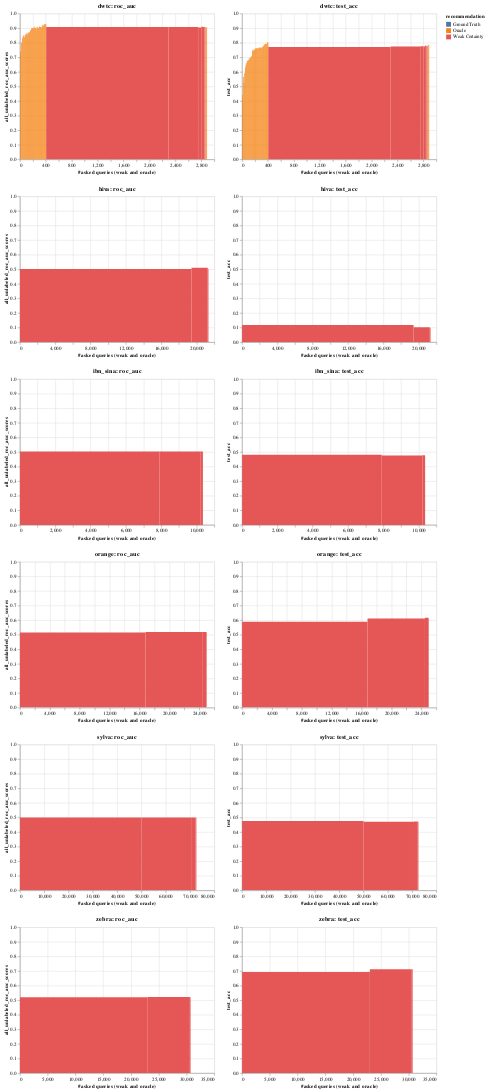

The code cell stored with this chart in its notebook:
### Code cell
pre_fetch_data(4)
visualise_top_n(4)

### Figure 1 — Vega-Lite specification as saved in the notebook (floating-point values rounded to 4 significant figures)
{"config": {"view": {"continuousWidth": 400, "continuousHeight": 300}}, "vconcat": [{"hconcat": [{"mark": "rect", "encoding": {"color": {"type": "nominal", "field": "recommendation", "scale": {"scheme": "tableau10"}}, "tooltip": [{"type": "quantitative", "field": "iteration"}, {"type": "quantitative", "field": "f1"}, {"type": "quantitative", "field": "test_acc"}, {"type": "quantitative", "field": "all_unlabeled_roc_auc_scores"}, {"type": "quantitative", "field": "query_strong_accuracy_list"}, {"type": "quantitative", "field": "query_length"}, {"type": "nominal", "field": "recommendation"}], "x": {"type": "quantitative", "field": "asked_queries_end", "title": "#asked queries (weak and oracle)"}, "x2": {"field": "asked_queries"}, "y": {"type": "quantitative", "field": "all_unlabeled_roc_auc_scores", "scale": {"domain": [0, 1]}}}, "selection": {"selector025": {"type": "interval", "bind": "scales", "encodings": ["x", "y"]}}, "title": "dwtc: roc_auc"}, {"mark": "rect", "encoding": {"color": {"type": "nominal", "field": "recommendation", "scale": {"scheme": "tableau10"}}, "tooltip": [{"type": "quantitative", "field": "iteration"}, {"type": "quantitative", "field": "f1"}, {"type": "quantitative", "field": "test_acc"}, {"type": "quantitative", "field": "all_unlabeled_roc_auc_scores"}, {"type": "quantitative", "field": "query_strong_accuracy_list"}, {"type": "quantitative", "field": "query_length"}, {"type": "nominal", "field": "recommendation"}], "x": {"type": "quantitative", "field": "asked_queries_end", "title": "#asked queries (weak and oracle)"}, "x2": {"field": "asked_queries"}, "y": {"type": "quantitative", "field": "test_acc", "scale": {"domain": [0, 1]}}}, "selection": {"selector025": {"type": "interval", "bind": "scales", "encodings": ["x", "y"]}}, "title": "dwtc: test_acc"}], "data": {"name": "data-d900f83ac9a2132270ffe507c6b8db16"}}, {"hconcat": [{"mark": "rect", "encoding": {"color": {"type": "nominal", "field": "recommendation", "scale": {"scheme": "tableau10"}}, "tooltip": [{"type": "quantitative", "field": "iteration"}, {"type": "quantitative", "field": "f1"}, {"type": "quantitative", "field": "test_acc"}, {"type": "quantitative", "field": "all_unlabeled_roc_auc_scores"}, {"type": "quantitative", "field": "query_strong_accuracy_list"}, {"type": "quantitative", "field": "query_length"}, {"type": "nominal", "field": "recommendation"}], "x": {"type": "quantitative", "field": "asked_queries_end", "title": "#asked queries (weak and oracle)"}, "x2": {"field": "asked_queries"}, "y": {"type": "quantitative", "field": "all_unlabeled_roc_auc_scores", "scale": {"domain": [0, 1]}}}, "selection": {"selector026": {"type": "interval", "bind": "scales", "encodings": ["x", "y"]}}, "title": "hiva: roc_auc"}, {"mark": "rect", "encoding": {"color": {"type": "nominal", "field": "recommendation", "scale": {"scheme": "tableau10"}}, "tooltip": [{"type": "quantitative", "field": "iteration"}, {"type": "quantitative", "field": "f1"}, {"type": "quantitative", "field": "test_acc"}, {"type": "quantitative", "field": "all_unlabeled_roc_auc_scores"}, {"type": "quantitative", "field": "query_strong_accuracy_list"}, {"type": "quantitative", "field": "query_length"}, {"type": "nominal", "field": "recommendation"}], "x": {"type": "quantitative", "field": "asked_queries_end", "title": "#asked queries (weak and oracle)"}, "x2": {"field": "asked_queries"}, "y": {"type": "quantitative", "field": "test_acc", "scale": {"domain": [0, 1]}}}, "selection": {"selector026": {"type": "interval", "bind": "scales", "encodings": ["x", "y"]}}, "title": "hiva: test_acc"}], "data": {"name": "data-e7abc192e782705c7105ed2f04f37fcf"}}, {"hconcat": [{"mark": "rect", "encoding": {"color": {"type": "nominal", "field": "recommendation", "scale": {"scheme": "tableau10"}}, "tooltip": [{"type": "quantitative", "field": "iteration"}, {"type": "quantitative", "field": "f1"}, {"type": "quantitative", "field": "test_acc"}, {"type": "quantitative", "field": "all_unlabeled_roc_auc_scores"}, {"type": "quantitative", "field": "query_strong_accuracy_list"}, {"type": "quantitative", "field": "query_length"}, {"type": "nominal", "field": "recommendation"}], "x": {"type": "quantitative", "field": "asked_queries_end", "title": "#asked queries (weak and oracle)"}, "x2": {"field": "asked_queries"}, "y": {"type": "quantitative", "field": "all_unlabeled_roc_auc_scores", "scale": {"domain": [0, 1]}}}, "selection": {"selector027": {"type": "interval", "bind": "scales", "encodings": ["x", "y"]}}, "title": "ibn_sina: roc_auc"}, {"mark": "rect", "encoding": {"color": {"type": "nominal", "field": "recommendation", "scale": {"scheme": "tableau10"}}, "tooltip": [{"type": "quantitative", "field": "iteration"}, {"type": "quantitative", "field": "f1"}, {"type": "quantitative", "field": "test_acc"}, {"type": "quantitative", "field": "all_unlabeled_roc_auc_scores"}, {"type": "quantitative", "field": "query_strong_accuracy_list"}, {"type": "quantitative", "field": "query_length"}, {"type": "nominal", "field": "recommendation"}], "x": {"type": "quantitative", "field": "asked_queries_end", "title": "#asked queries (weak and oracle)"}, "x2": {"field": "asked_queries"}, "y": {"type": "quantitative", "field": "test_acc", "scale": {"domain": [0, 1]}}}, "selection": {"selector027": {"type": "interval", "bind": "scales", "encodings": ["x", "y"]}}, "title": "ibn_sina: test_acc"}], "data": {"name": "data-f3964ce7a0cce2ad777fd684e99ea45f"}}, {"hconcat": [{"mark": "rect", "encoding": {"color": {"type": "nominal", "field": "recommendation", "scale": {"scheme": "tableau10"}}, "tooltip": [{"type": "quantitative", "field": "iteration"}, {"type": "quantitative", "field": "f1"}, {"type": "quantitative", "field": "test_acc"}, {"type": "quantitative", "field": "all_unlabeled_roc_auc_scores"}, {"type": "quantitative", "field": "query_strong_accuracy_list"}, {"type": "quantitative", "field": "query_length"}, {"type": "nominal", "field": "recommendation"}], "x": {"type": "quantitative", "field": "asked_queries_end", "title": "#asked queries (weak and oracle)"}, "x2": {"field": "asked_queries"}, "y": {"type": "quantitative", "field": "all_unlabeled_roc_auc_scores", "scale": {"domain": [0, 1]}}}, "selection": {"selector028": {"type": "interval", "bind": "scales", "encodings": ["x", "y"]}}, "title": "orange: roc_auc"}, {"mark": "rect", "encoding": {"color": {"type": "nominal", "field": "recommendation", "scale": {"scheme": "tableau10"}}, "tooltip": [{"type": "quantitative", "field": "iteration"}, {"type": "quantitative", "field": "f1"}, {"type": "quantitative", "field": "test_acc"}, {"type": "quantitative", "field": "all_unlabeled_roc_auc_scores"}, {"type": "quantitative", "field": "query_strong_accuracy_list"}, {"type": "quantitative", "field": "query_length"}, {"type": "nominal", "field": "recommendation"}], "x": {"type": "quantitative", "field": "asked_queries_end", "title": "#asked queries (weak and oracle)"}, "x2": {"field": "asked_queries"}, "y": {"type": "quantitative", "field": "test_acc", "scale": {"domain": [0, 1]}}}, "selection": {"selector028": {"type": "interval", "bind": "scales", "encodings": ["x", "y"]}}, "title": "orange: test_acc"}], "data": {"name": "data-2967b6566c2dd04fb9d96aba48768d52"}}, {"hconcat": [{"mark": "rect", "encoding": {"color": {"type": "nominal", "field": "recommendation", "scale": {"scheme": "tableau10"}}, "tooltip": [{"type": "quantitative", "field": "iteration"}, {"type": "quantitative", "field": "f1"}, {"type": "quantitative", "field": "test_acc"}, {"type": "quantitative", "field": "all_unlabeled_roc_auc_scores"}, {"type": "quantitative", "field": "query_strong_accuracy_list"}, {"type": "quantitative", "field": "query_length"}, {"type": "nominal", "field": "recommendation"}], "x": {"type": "quantitative", "field": "asked_queries_end", "title": "#asked queries (weak and oracle)"}, "x2": {"field": "asked_queries"}, "y": {"type": "quantitative", "field": "all_unlabeled_roc_auc_scores", "scale": {"domain": [0, 1]}}}, "selection": {"selector029": {"type": "interval", "bind": "scales", "encodings": ["x", "y"]}}, "title": "sylva: roc_auc"}, {"mark": "rect", "encoding": {"color": {"type": "nominal", "field": "recommendation", "scale": {"scheme": "tableau10"}}, "tooltip": [{"type": "quantitative", "field": "iteration"}, {"type": "quantitative", "field": "f1"}, {"type": "quantitative", "field": "test_acc"}, {"type": "quantitative", "field": "all_unlabeled_roc_auc_scores"}, {"type": "quantitative", "field": "query_strong_accuracy_list"}, {"type": "quantitative", "field": "query_length"}, {"type": "nominal", "field": "recommendation"}], "x": {"type": "quantitative", "field": "asked_queries_end", "title": "#asked queries (weak and oracle)"}, "x2": {"field": "asked_queries"}, "y": {"type": "quantitative", "field": "test_acc", "scale": {"domain": [0, 1]}}}, "selection": {"selector029": {"type": "interval", "bind": "scales", "encodings": ["x", "y"]}}, "title": "sylva: test_acc"}], "data": {"name": "data-5bf542c2a253a04f5618751e9f69468a"}}, {"hconcat": [{"mark": "rect", "encoding": {"color": {"type": "nominal", "field": "recommendation", "scale": {"scheme": "tableau10"}}, "tooltip": [{"type": "quantitative", "field": "iteration"}, {"type": "quantitative", "field": "f1"}, {"type": "quantitative", "field": "test_acc"}, {"type": "quantitative", "field": "all_unlabeled_roc_auc_scores"}, {"type": "quantitative", "field": "query_strong_accuracy_list"}, {"type": "quantitative", "field": "query_length"}, {"type": "nominal", "field": "recommendation"}], "x": {"type": "quantitative", "field": "asked_queries_end", "title": "#asked queries (weak and oracle)"}, "x2": {"field": "asked_queries"}, "y": {"type": "quantitative", "field": "all_unlabeled_roc_auc_scores", "scale": {"domain": [0, 1]}}}, "selection": {"selector030": {"type": "interval", "bind": "scales", "encodings": ["x", "y"]}}, "title": "zebra: roc_auc"}, {"mark": "rect", "encoding": {"color": {"type": "nominal", "field": "recommendation", "scale": {"scheme": "tableau10"}}, "tooltip": [{"type": "quantitative", "field": "iteration"}, {"type": "quantitative", "field": "f1"}, {"type": "quantitative", "field": "test_acc"}, {"type": "quantitative", "field": "all_unlabeled_roc_auc_scores"}, {"type": "quantitative", "field": "query_strong_accuracy_list"}, {"type": "quantitative", "field": "query_length"}, {"type": "nominal", "field": "recommendation"}], "x": {"type": "quantitative", "field": "asked_queries_end", "title": "#asked queries (weak and oracle)"}, "x2": {"field": "asked_queries"}, "y": {"type": "quantitative", "field": "test_acc", "scale": {"domain": [0, 1]}}}, "selection": {"selector030": {"type": "interval", "bind": "scales", "encodings": ["x", "y"]}}, "title": "zebra: test_acc"}], "data": {"name": "data-6bb9ab5635913f6b4a600ee9ade64e81"}}], "$schema": "https://vega.github.io/schema/vega-lite/v4.8.1.json", "datasets": {"data-d900f83ac9a2132270ffe507c6b8db16": [{"iteration": 0, "all_unlabeled_roc_auc_scores": 0.7133, "query_length": 4, "recommendation": "Ground Truth", "query_strong_accuracy_list": null, "f1": 0.3817, "test_acc": 0.4086, "asked_queries": 4, "asked_queries_end": 0}, {"iteration": 1, "all_unlabeled_roc_auc_scores": 0.7376, "query_length": 10, "recommendation": "Oracle", "query_strong_accuracy_list": null, "f1": 0.4333, "test_acc": 0.4416, "asked_queries": 14, "asked_queries_end": 4}, {"iteration": 2, "all_unlabeled_roc_auc_scores": 0.7962, "query_length": 10, "recommendation": "Oracle", "query_strong_accuracy_list": null, "f1": 0.5648, "test_acc": 0.5658, "asked_queries": 24, "asked_queries_end": 14}, {"iteration": 3, "all_unlabeled_roc_auc_scores": 0.8098, "query_length": 1, "recommendation": "Oracle", "query_strong_accuracy_list": null, "f1": 0.5755, "test_acc": 0.5753, "asked_queries": 25, "asked_queries_end": 24}, {"iteration": 4, "all_unlabeled_roc_auc_scores": 0.8059, "query_length": 10, "recommendation": "Oracle", "query_strong_accuracy_list": null, "f1": 0.5183, "test_acc": 0.5277, "asked_queries": 35, "asked_queries_end": 25}, {"iteration": 5, "all_unlabeled_roc_auc_scores": 0.8333, "query_length": 10, "recommendation": "Oracle", "query_strong_accuracy_list": null, "f1": 0.5642, "test_acc": 0.5916, "asked_queries": 45, "asked_queries_end": 35}, {"iteration": 6, "all_unlabeled_roc_auc_scores": 0.8482, "query_length": 10, "recommendation": "Oracle", "query_strong_accuracy_list": null, "f1": 0.6201, "test_acc": 0.629, "asked_queries": 55, "asked_queries_end": 45}, {"iteration": 7, "all_unlabeled_roc_auc_scores": 0.8503, "query_length": 10, "recommendation": "Oracle", "query_strong_accuracy_list": null, "f1": 0.6349, "test_acc": 0.6485, "asked_queries": 65, "asked_queries_end": 55}, {"iteration": 8, "all_unlabeled_roc_auc_scores": 0.838, "query_length": 10, "recommendation": "Oracle", "query_strong_accuracy_list": null, "f1": 0.6562, "test_acc": 0.6605, "asked_queries": 75, "asked_queries_end": 65}, {"iteration": 9, "all_unlabeled_roc_auc_scores": 0.8515, "query_length": 10, "recommendation": "Oracle", "query_strong_accuracy_list": null, "f1": 0.6724, "test_acc": 0.6776, "asked_queries": 85, "asked_queries_end": 75}, {"iteration": 10, "all_unlabeled_roc_auc_scores": 0.8572, "query_length": 10, "recommendation": "Oracle", "query_strong_accuracy_list": null, "f1": 0.6661, "test_acc": 0.6734, "asked_queries": 95, "asked_queries_end": 85}, {"iteration": 11, "all_unlabeled_roc_auc_scores": 0.8625, "query_length": 10, "recommendation": "Oracle", "query_strong_accuracy_list": null, "f1": 0.6777, "test_acc": 0.6821, "asked_queries": 105, "asked_queries_end": 95}, {"iteration": 12, "all_unlabeled_roc_auc_scores": 0.8688, "query_length": 10, "recommendation": "Oracle", "query_strong_accuracy_list": null, "f1": 0.6923, "test_acc": 0.6957, "asked_queries": 115, "asked_queries_end": 105}, {"iteration": 13, "all_unlabeled_roc_auc_scores": 0.8565, "query_length": 10, "recommendation": "Oracle", "query_strong_accuracy_list": null, "f1": 0.6843, "test_acc": 0.6863, "asked_queries": 125, "asked_queries_end": 115}, {"iteration": 14, "all_unlabeled_roc_auc_scores": 0.8666, "query_length": 10, "recommendation": "Oracle", "query_strong_accuracy_list": null, "f1": 0.6981, "test_acc": 0.7003, "asked_queries": 135, "asked_queries_end": 125}, {"iteration": 15, "all_unlabeled_roc_auc_scores": 0.8731, "query_length": 10, "recommendation": "Oracle", "query_strong_accuracy_list": null, "f1": 0.6939, "test_acc": 0.699, "asked_queries": 145, "asked_queries_end": 135}, {"iteration": 16, "all_unlabeled_roc_auc_scores": 0.8714, "query_length": 10, "recommendation": "Oracle", "query_strong_accuracy_list": null, "f1": 0.7062, "test_acc": 0.709, "asked_queries": 155, "asked_queries_end": 145}, {"iteration": 17, "all_unlabeled_roc_auc_scores": 0.8849, "query_length": 10, "recommendation": "Oracle", "query_strong_accuracy_list": null, "f1": 0.743, "test_acc": 0.7454, "asked_queries": 165, "asked_queries_end": 155}, {"iteration": 18, "all_unlabeled_roc_auc_scores": 0.8874, "query_length": 10, "recommendation": "Oracle", "query_strong_accuracy_list": null, "f1": 0.7501, "test_acc": 0.7531, "asked_queries": 175, "asked_queries_end": 165}, {"iteration": 19, "all_unlabeled_roc_auc_scores": 0.9, "query_length": 10, "recommendation": "Oracle", "query_strong_accuracy_list": null, "f1": 0.7433, "test_acc": 0.7462, "asked_queries": 185, "asked_queries_end": 175}, {"iteration": 20, "all_unlabeled_roc_auc_scores": 0.9007, "query_length": 10, "recommendation": "Oracle", "query_strong_accuracy_list": null, "f1": 0.7467, "test_acc": 0.7488, "asked_queries": 195, "asked_queries_end": 185}, {"iteration": 21, "all_unlabeled_roc_auc_scores": 0.9012, "query_length": 10, "recommendation": "Oracle", "query_strong_accuracy_list": null, "f1": 0.757, "test_acc": 0.7593, "asked_queries": 205, "asked_queries_end": 195}, {"iteration": 22, "all_unlabeled_roc_auc_scores": 0.8992, "query_length": 10, "recommendation": "Oracle", "query_strong_accuracy_list": null, "f1": 0.7568, "test_acc": 0.7614, "asked_queries": 215, "asked_queries_end": 205}, {"iteration": 23, "all_unlabeled_roc_auc_scores": 0.9113, "query_length": 10, "recommendation": "Oracle", "query_strong_accuracy_list": null, "f1": 0.7612, "test_acc": 0.7649, "asked_queries": 225, "asked_queries_end": 215}, {"iteration": 24, "all_unlabeled_roc_auc_scores": 0.9015, "query_length": 10, "recommendation": "Oracle", "query_strong_accuracy_list": null, "f1": 0.7574, "test_acc": 0.7616, "asked_queries": 235, "asked_queries_end": 225}, {"iteration": 25, "all_unlabeled_roc_auc_scores": 0.8998, "query_length": 10, "recommendation": "Oracle", "query_strong_accuracy_list": null, "f1": 0.7556, "test_acc": 0.7592, "asked_queries": 245, "asked_queries_end": 235}, {"iteration": 26, "all_unlabeled_roc_auc_scores": 0.9068, "query_length": 10, "recommendation": "Oracle", "query_strong_accuracy_list": null, "f1": 0.7617, "test_acc": 0.766, "asked_queries": 255, "asked_queries_end": 245}, {"iteration": 27, "all_unlabeled_roc_auc_scores": 0.8932, "query_length": 10, "recommendation": "Oracle", "query_strong_accuracy_list": null, "f1": 0.7579, "test_acc": 0.7631, "asked_queries": 265, "asked_queries_end": 255}, {"iteration": 28, "all_unlabeled_roc_auc_scores": 0.908, "query_length": 10, "recommendation": "Oracle", "query_strong_accuracy_list": null, "f1": 0.7633, "test_acc": 0.7672, "asked_queries": 275, "asked_queries_end": 265}, {"iteration": 29, "all_unlabeled_roc_auc_scores": 0.903, "query_length": 10, "recommendation": "Oracle", "query_strong_accuracy_list": null, "f1": 0.7619, "test_acc": 0.7655, "asked_queries": 285, "asked_queries_end": 275}, {"iteration": 30, "all_unlabeled_roc_auc_scores": 0.8996, "query_length": 10, "recommendation": "Oracle", "query_strong_accuracy_list": null, "f1": 0.7625, "test_acc": 0.7665, "asked_queries": 295, "asked_queries_end": 285}, {"iteration": 31, "all_unlabeled_roc_auc_scores": 0.9116, "query_length": 10, "recommendation": "Oracle", "query_strong_accuracy_list": null, "f1": 0.7638, "test_acc": 0.7674, "asked_queries": 305, "asked_queries_end": 295}, {"iteration": 32, "all_unlabeled_roc_auc_scores": 0.9088, "query_length": 10, "recommendation": "Oracle", "query_strong_accuracy_list": null, "f1": 0.7647, "test_acc": 0.7691, "asked_queries": 315, "asked_queries_end": 305}, {"iteration": 33, "all_unlabeled_roc_auc_scores": 0.9088, "query_length": 10, "recommendation": "Oracle", "query_strong_accuracy_list": null, "f1": 0.7676, "test_acc": 0.7718, "asked_queries": 325, "asked_queries_end": 315}, {"iteration": 34, "all_unlabeled_roc_auc_scores": 0.9103, "query_length": 10, "recommendation": "Oracle", "query_strong_accuracy_list": null, "f1": 0.7744, "test_acc": 0.7784, "asked_queries": 335, "asked_queries_end": 325}, {"iteration": 35, "all_unlabeled_roc_auc_scores": 0.8992, "query_length": 10, "recommendation": "Oracle", "query_strong_accuracy_list": null, "f1": 0.7813, "test_acc": 0.7857, "asked_queries": 345, "asked_queries_end": 335}, {"iteration": 36, "all_unlabeled_roc_auc_scores": 0.9224, "query_length": 10, "recommendation": "Oracle", "query_strong_accuracy_list": null, "f1": 0.7843, "test_acc": 0.7879, "asked_queries": 355, "asked_queries_end": 345}, {"iteration": 37, "all_unlabeled_roc_auc_scores": 0.9157, "query_length": 10, "recommendation": "Oracle", "query_strong_accuracy_list": null, "f1": 0.7902, "test_acc": 0.7938, "asked_queries": 365, "asked_queries_end": 355}, {"iteration": 38, "all_unlabeled_roc_auc_scores": 0.925, "query_length": 10, "recommendation": "Oracle", "query_strong_accuracy_list": null, "f1": 0.7897, "test_acc": 0.7938, "asked_queries": 375, "asked_queries_end": 365}, {"iteration": 39, "all_unlabeled_roc_auc_scores": 0.9277, "query_length": 10, "recommendation": "Oracle", "query_strong_accuracy_list": null, "f1": 0.7849, "test_acc": 0.7891, "asked_queries": 385, "asked_queries_end": 375}, {"iteration": 40, "all_unlabeled_roc_auc_scores": 0.9307, "query_length": 10, "recommendation": "Oracle", "query_strong_accuracy_list": null, "f1": 0.8033, "test_acc": 0.8058, "asked_queries": 395, "asked_queries_end": 385}, {"iteration": 41, "all_unlabeled_roc_auc_scores": 0.9276, "query_length": 10, "recommendation": "Oracle", "query_strong_accuracy_list": null, "f1": 0.7971, "test_acc": 0.8004, "asked_queries": 405, "asked_queries_end": 395}, {"iteration": 42, "all_unlabeled_roc_auc_scores": 0.9074, "query_length": 1889, "recommendation": "Weak Certainty", "query_strong_accuracy_list": 0.8608, "f1": 0.7656, "test_acc": 0.7715, "asked_queries": 2294, "asked_queries_end": 405}, {"iteration": 43, "all_unlabeled_roc_auc_scores": 0.9086, "query_length": 456, "recommendation": "Weak Certainty", "query_strong_accuracy_list": 0.693, "f1": 0.7684, "test_acc": 0.7737, "asked_queries": 2750, "asked_queries_end": 2294}, {"iteration": 44, "all_unlabeled_roc_auc_scores": 0.9055, "query_length": 49, "recommendation": "Weak Certainty", "query_strong_accuracy_list": 0.4286, "f1": 0.769, "test_acc": 0.7757, "asked_queries": 2799, "asked_queries_end": 2750}, {"iteration": 45, "all_unlabeled_roc_auc_scores": 0.9095, "query_length": 26, "recommendation": "Weak Certainty", "query_strong_accuracy_list": 0.4615, "f1": 0.7677, "test_acc": 0.7747, "asked_queries": 2825, "asked_queries_end": 2799}, {"iteration": 46, "all_unlabeled_roc_auc_scores": 0.9078, "query_length": 17, "recommendation": "Weak Certainty", "query_strong_accuracy_list": 0.3529, "f1": 0.7746, "test_acc": 0.7813, "asked_queries": 2842, "asked_queries_end": 2825}, {"iteration": 47, "all_unlabeled_roc_auc_scores": 0.9092, "query_length": 7, "recommendation": "Weak Certainty", "query_strong_accuracy_list": 0.4286, "f1": 0.7712, "test_acc": 0.7777, "asked_queries": 2849, "asked_queries_end": 2842}, {"iteration": 48, "all_unlabeled_roc_auc_scores": 0.908, "query_length": 6, "recommendation": "Weak Certainty", "query_strong_accuracy_list": 0.3333, "f1": 0.7686, "test_acc": 0.7765, "asked_queries": 2855, "asked_queries_end": 2849}, {"iteration": 49, "all_unlabeled_roc_auc_scores": 0.9053, "query_length": 7, "recommendation": "Weak Certainty", "query_strong_accuracy_list": 0.1429, "f1": 0.7712, "test_acc": 0.7784, "asked_queries": 2862, "asked_queries_end": 2855}, {"iteration": 50, "all_unlabeled_roc_auc_scores": 0.9024, "query_length": 2, "recommendation": "Oracle", "query_strong_accuracy_list": null, "f1": 0.7734, "test_acc": 0.7803, "asked_queries": 2864, "asked_queries_end": 2862}, {"iteration": 51, "all_unlabeled_roc_auc_scores": 0.9062, "query_length": 3, "recommendation": "Oracle", "query_strong_accuracy_list": null, "f1": 0.773, "test_acc": 0.7804, "asked_queries": 2867, "asked_queries_end": 2864}, {"iteration": 52, "all_unlabeled_roc_auc_scores": 0.9059, "query_length": 1, "recommendation": "Oracle", "query_strong_accuracy_list": null, "f1": 0.7764, "test_acc": 0.7831, "asked_queries": 2868, "asked_queries_end": 2867}, {"iteration": 53, "all_unlabeled_roc_auc_scores": 0.9081, "query_length": 1, "recommendation": "Oracle", "query_strong_accuracy_list": null, "f1": 0.7764, "test_acc": 0.7827, "asked_queries": 2869, "asked_queries_end": 2868}, {"iteration": 54, "all_unlabeled_roc_auc_scores": 0.9068, "query_length": 1, "recommendation": "Oracle", "query_strong_accuracy_list": null, "f1": 0.7743, "test_acc": 0.7812, "asked_queries": 2870, "asked_queries_end": 2869}, {"iteration": 55, "all_unlabeled_roc_auc_scores": 0.9075, "query_length": 1, "recommendation": "Oracle", "query_strong_accuracy_list": null, "f1": 0.7722, "test_acc": 0.7791, "asked_queries": 2871, "asked_queries_end": 2870}, {"iteration": 56, "all_unlabeled_roc_auc_scores": 0.9054, "query_length": 3, "recommendation": "Weak Certainty", "query_strong_accuracy_list": 0.3333, "f1": 0.7762, "test_acc": 0.7826, "asked_queries": 2874, "asked_queries_end": 2871}, {"iteration": 57, "all_unlabeled_roc_auc_scores": 0.9078, "query_length": 1, "recommendation": "Oracle", "query_strong_accuracy_list": null, "f1": 0.775, "test_acc": 0.7815, "asked_queries": 2875, "asked_queries_end": 2874}, {"iteration": 58, "all_unlabeled_roc_auc_scores": 0.9054, "query_length": 1, "recommendation": "Oracle", "query_strong_accuracy_list": null, "f1": 0.7729, "test_acc": 0.7801, "asked_queries": 2876, "asked_queries_end": 2875}, {"iteration": 59, "all_unlabeled_roc_auc_scores": 0.9051, "query_length": 1, "recommendation": "Oracle", "query_strong_accuracy_list": null, "f1": 0.7769, "test_acc": 0.7831, "asked_queries": 2877, "asked_queries_end": 2876}, {"iteration": 60, "all_unlabeled_roc_auc_scores": 0.9099, "query_length": 1, "recommendation": "Oracle", "query_strong_accuracy_list": null, "f1": 0.7775, "test_acc": 0.7841, "asked_queries": 2878, "asked_queries_end": 2877}, {"iteration": 61, "all_unlabeled_roc_auc_scores": 0.9057, "query_length": 5, "recommendation": "Oracle", "query_strong_accuracy_list": null, "f1": 0.7795, "test_acc": 0.7858, "asked_queries": 2883, "asked_queries_end": 2878}, {"iteration": 62, "all_unlabeled_roc_auc_scores": 0.908, "query_length": 1, "recommendation": "Oracle", "query_strong_accuracy_list": null, "f1": 0.7817, "test_acc": 0.7878, "asked_queries": 2884, "asked_queries_end": 2883}, {"iteration": 63, "all_unlabeled_roc_auc_scores": 0.91, "query_length": 3, "recommendation": "Oracle", "query_strong_accuracy_list": null, "f1": 0.7821, "test_acc": 0.7879, "asked_queries": 2887, "asked_queries_end": 2884}, {"iteration": 64, "all_unlabeled_roc_auc_scores": 0.908, "query_length": 1, "recommendation": "Oracle", "query_strong_accuracy_list": null, "f1": 0.7814, "test_acc": 0.7868, "asked_queries": 2888, "asked_queries_end": 2887}], "data-e7abc192e782705c7105ed2f04f37fcf": [{"iteration": 0, "all_unlabeled_roc_auc_scores": 0.5015, "query_length": 2, "recommendation": "Ground Truth", "query_strong_accuracy_list": null, "f1": 0.1706, "test_acc": 0.1242, "asked_queries": 2, "asked_queries_end": 0}, {"iteration": 1, "all_unlabeled_roc_auc_scores": 0.5022, "query_length": 19409, "recommendation": "Weak Certainty", "query_strong_accuracy_list": 0.08352, "f1": 0.1572, "test_acc": 0.1176, "asked_queries": 19411, "asked_queries_end": 2}, {"iteration": 2, "all_unlabeled_roc_auc_scores": 0.5098, "query_length": 1840, "recommendation": "Weak Certainty", "query_strong_accuracy_list": 0.2658, "f1": 0.1291, "test_acc": 0.1015, "asked_queries": 21251, "asked_queries_end": 19411}, {"iteration": 3, "all_unlabeled_roc_auc_scores": 0.5041, "query_length": 81, "recommendation": "Weak Certainty", "query_strong_accuracy_list": 0.4815, "f1": 0.1255, "test_acc": 0.09946, "asked_queries": 21332, "asked_queries_end": 21251}, {"iteration": 4, "all_unlabeled_roc_auc_scores": 0.5015, "query_length": 5, "recommendation": "Weak Certainty", "query_strong_accuracy_list": 0.2, "f1": 0.1259, "test_acc": 0.09967, "asked_queries": 21337, "asked_queries_end": 21332}, {"iteration": 5, "all_unlabeled_roc_auc_scores": 0.5033, "query_length": 2, "recommendation": "Weak Certainty", "query_strong_accuracy_list": 0.0, "f1": 0.1255, "test_acc": 0.09949, "asked_queries": 21339, "asked_queries_end": 21337}], "data-f3964ce7a0cce2ad777fd684e99ea45f": [{"iteration": 0, "all_unlabeled_roc_auc_scores": 0.5061, "query_length": 2, "recommendation": "Ground Truth", "query_strong_accuracy_list": null, "f1": 0.4778, "test_acc": 0.4769, "asked_queries": 2, "asked_queries_end": 0}, {"iteration": 1, "all_unlabeled_roc_auc_scores": 0.5035, "query_length": 7903, "recommendation": "Weak Certainty", "query_strong_accuracy_list": 0.4726, "f1": 0.483, "test_acc": 0.4808, "asked_queries": 7905, "asked_queries_end": 2}, {"iteration": 2, "all_unlabeled_roc_auc_scores": 0.5034, "query_length": 2297, "recommendation": "Weak Certainty", "query_strong_accuracy_list": 0.4972, "f1": 0.4767, "test_acc": 0.4754, "asked_queries": 10202, "asked_queries_end": 7905}, {"iteration": 3, "all_unlabeled_roc_auc_scores": 0.5029, "query_length": 150, "recommendation": "Weak Certainty", "query_strong_accuracy_list": 0.4933, "f1": 0.4785, "test_acc": 0.4772, "asked_queries": 10352, "asked_queries_end": 10202}, {"iteration": 4, "all_unlabeled_roc_auc_scores": 0.5038, "query_length": 8, "recommendation": "Weak Certainty", "query_strong_accuracy_list": 0.75, "f1": 0.4773, "test_acc": 0.4759, "asked_queries": 10360, "asked_queries_end": 10352}, {"iteration": 5, "all_unlabeled_roc_auc_scores": 0.5032, "query_length": 1, "recommendation": "Oracle", "query_strong_accuracy_list": null, "f1": 0.4773, "test_acc": 0.4761, "asked_queries": 10361, "asked_queries_end": 10360}], "data-2967b6566c2dd04fb9d96aba48768d52": [{"iteration": 0, "all_unlabeled_roc_auc_scores": 0.5243, "query_length": 2, "recommendation": "Ground Truth", "query_strong_accuracy_list": null, "f1": 0.7649, "test_acc": 0.6393, "asked_queries": 2, "asked_queries_end": 0}, {"iteration": 1, "all_unlabeled_roc_auc_scores": 0.5154, "query_length": 16784, "recommendation": "Weak Certainty", "query_strong_accuracy_list": 0.6681, "f1": 0.7264, "test_acc": 0.5891, "asked_queries": 16786, "asked_queries_end": 2}, {"iteration": 2, "all_unlabeled_roc_auc_scores": 0.5187, "query_length": 7679, "recommendation": "Weak Certainty", "query_strong_accuracy_list": 0.4887, "f1": 0.7428, "test_acc": 0.6108, "asked_queries": 24465, "asked_queries_end": 16786}, {"iteration": 3, "all_unlabeled_roc_auc_scores": 0.5182, "query_length": 466, "recommendation": "Weak Certainty", "query_strong_accuracy_list": 0.4378, "f1": 0.7469, "test_acc": 0.6163, "asked_queries": 24931, "asked_queries_end": 24465}, {"iteration": 4, "all_unlabeled_roc_auc_scores": 0.5177, "query_length": 49, "recommendation": "Weak Certainty", "query_strong_accuracy_list": 0.5714, "f1": 0.7438, "test_acc": 0.6123, "asked_queries": 24980, "asked_queries_end": 24931}, {"iteration": 5, "all_unlabeled_roc_auc_scores": 0.5216, "query_length": 17, "recommendation": "Weak Certainty", "query_strong_accuracy_list": 0.4706, "f1": 0.7454, "test_acc": 0.6142, "asked_queries": 24997, "asked_queries_end": 24980}, {"iteration": 6, "all_unlabeled_roc_auc_scores": 0.5214, "query_length": 3, "recommendation": "Weak Certainty", "query_strong_accuracy_list": 0.0, "f1": 0.7456, "test_acc": 0.6146, "asked_queries": 25000, "asked_queries_end": 24997}], "data-5bf542c2a253a04f5618751e9f69468a": [{"iteration": 0, "all_unlabeled_roc_auc_scores": 0.4956, "query_length": 2, "recommendation": "Ground Truth", "query_strong_accuracy_list": null, "f1": 0.6208, "test_acc": 0.5018, "asked_queries": 2, "asked_queries_end": 0}, {"iteration": 1, "all_unlabeled_roc_auc_scores": 0.4995, "query_length": 49976, "recommendation": "Weak Certainty", "query_strong_accuracy_list": 0.4644, "f1": 0.5961, "test_acc": 0.4753, "asked_queries": 49978, "asked_queries_end": 2}, {"iteration": 2, "all_unlabeled_roc_auc_scores": 0.4993, "query_length": 20787, "recommendation": "Weak Certainty", "query_strong_accuracy_list": 0.4819, "f1": 0.5921, "test_acc": 0.4711, "asked_queries": 70765, "asked_queries_end": 49978}, {"iteration": 3, "all_unlabeled_roc_auc_scores": 0.4997, "query_length": 1554, "recommendation": "Weak Certainty", "query_strong_accuracy_list": 0.5193, "f1": 0.5926, "test_acc": 0.4716, "asked_queries": 72319, "asked_queries_end": 70765}, {"iteration": 4, "all_unlabeled_roc_auc_scores": 0.4993, "query_length": 225, "recommendation": "Weak Certainty", "query_strong_accuracy_list": 0.4978, "f1": 0.5922, "test_acc": 0.4712, "asked_queries": 72544, "asked_queries_end": 72319}, {"iteration": 5, "all_unlabeled_roc_auc_scores": 0.4998, "query_length": 55, "recommendation": "Weak Certainty", "query_strong_accuracy_list": 0.5091, "f1": 0.5923, "test_acc": 0.4714, "asked_queries": 72599, "asked_queries_end": 72544}, {"iteration": 6, "all_unlabeled_roc_auc_scores": 0.4997, "query_length": 17, "recommendation": "Weak Certainty", "query_strong_accuracy_list": 0.4118, "f1": 0.592, "test_acc": 0.471, "asked_queries": 72616, "asked_queries_end": 72599}, {"iteration": 7, "all_unlabeled_roc_auc_scores": 0.4981, "query_length": 4, "recommendation": "Weak Certainty", "query_strong_accuracy_list": 1.0, "f1": 0.5916, "test_acc": 0.4706, "asked_queries": 72620, "asked_queries_end": 72616}, {"iteration": 8, "all_unlabeled_roc_auc_scores": 0.4992, "query_length": 4, "recommendation": "Weak Certainty", "query_strong_accuracy_list": 0.75, "f1": 0.5912, "test_acc": 0.4703, "asked_queries": 72624, "asked_queries_end": 72620}, {"iteration": 9, "all_unlabeled_roc_auc_scores": 0.4994, "query_length": 1, "recommendation": "Oracle", "query_strong_accuracy_list": null, "f1": 0.5923, "test_acc": 0.4715, "asked_queries": 72625, "asked_queries_end": 72624}, {"iteration": 10, "all_unlabeled_roc_auc_scores": 0.5, "query_length": 1, "recommendation": "Oracle", "query_strong_accuracy_list": null, "f1": 0.5928, "test_acc": 0.472, "asked_queries": 72626, "asked_queries_end": 72625}], "data-6bb9ab5635913f6b4a600ee9ade64e81": [{"iteration": 0, "all_unlabeled_roc_auc_scores": 0.5062, "query_length": 2, "recommendation": "Ground Truth", "query_strong_accuracy_list": null, "f1": 0.7866, "test_acc": 0.6996, "asked_queries": 2, "asked_queries_end": 0}, {"iteration": 1, "all_unlabeled_roc_auc_scores": 0.5195, "query_length": 23018, "recommendation": "Weak Certainty", "query_strong_accuracy_list": 0.7177, "f1": 0.7826, "test_acc": 0.6942, "asked_queries": 23020, "asked_queries_end": 2}, {"iteration": 2, "all_unlabeled_roc_auc_scores": 0.522, "query_length": 7443, "recommendation": "Weak Certainty", "query_strong_accuracy_list": 0.6444, "f1": 0.7951, "test_acc": 0.7116, "asked_queries": 30463, "asked_queries_end": 23020}, {"iteration": 3, "all_unlabeled_roc_auc_scores": 0.5224, "query_length": 235, "recommendation": "Weak Certainty", "query_strong_accuracy_list": 0.6681, "f1": 0.7954, "test_acc": 0.712, "asked_queries": 30698, "asked_queries_end": 30463}, {"iteration": 4, "all_unlabeled_roc_auc_scores": 0.5209, "query_length": 28, "recommendation": "Weak Certainty", "query_strong_accuracy_list": 0.6786, "f1": 0.7961, "test_acc": 0.713, "asked_queries": 30726, "asked_queries_end": 30698}, {"iteration": 5, "all_unlabeled_roc_auc_scores": 0.5171, "query_length": 15, "recommendation": "Weak Certainty", "query_strong_accuracy_list": 0.6667, "f1": 0.7964, "test_acc": 0.7136, "asked_queries": 30741, "asked_queries_end": 30726}, {"iteration": 6, "all_unlabeled_roc_auc_scores": 0.5181, "query_length": 1, "recommendation": "Oracle", "query_strong_accuracy_list": null, "f1": 0.7962, "test_acc": 0.7132, "asked_queries": 30742, "asked_queries_end": 30741}, {"iteration": 7, "all_unlabeled_roc_auc_scores": 0.5173, "query_length": 1, "recommendation": "Weak Certainty", "query_strong_accuracy_list": 0.0, "f1": 0.7963, "test_acc": 0.7134, "asked_queries": 30743, "asked_queries_end": 30742}, {"iteration": 8, "all_unlabeled_roc_auc_scores": 0.5174, "query_length": 1, "recommendation": "Oracle", "query_strong_accuracy_list": null, "f1": 0.7956, "test_acc": 0.7124, "asked_queries": 30744, "asked_queries_end": 30743}]}}
